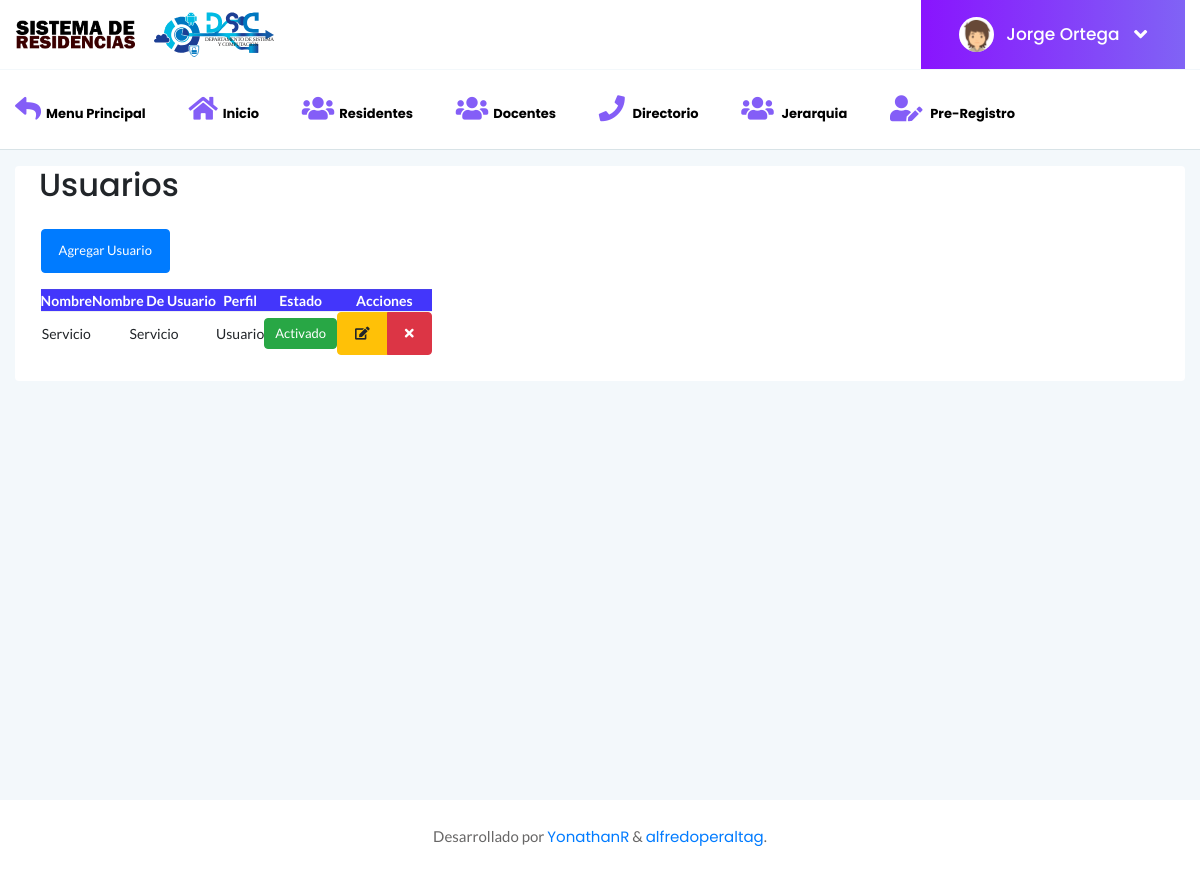
Page /SDR/Usuarios (signed in) on the earlier database version.
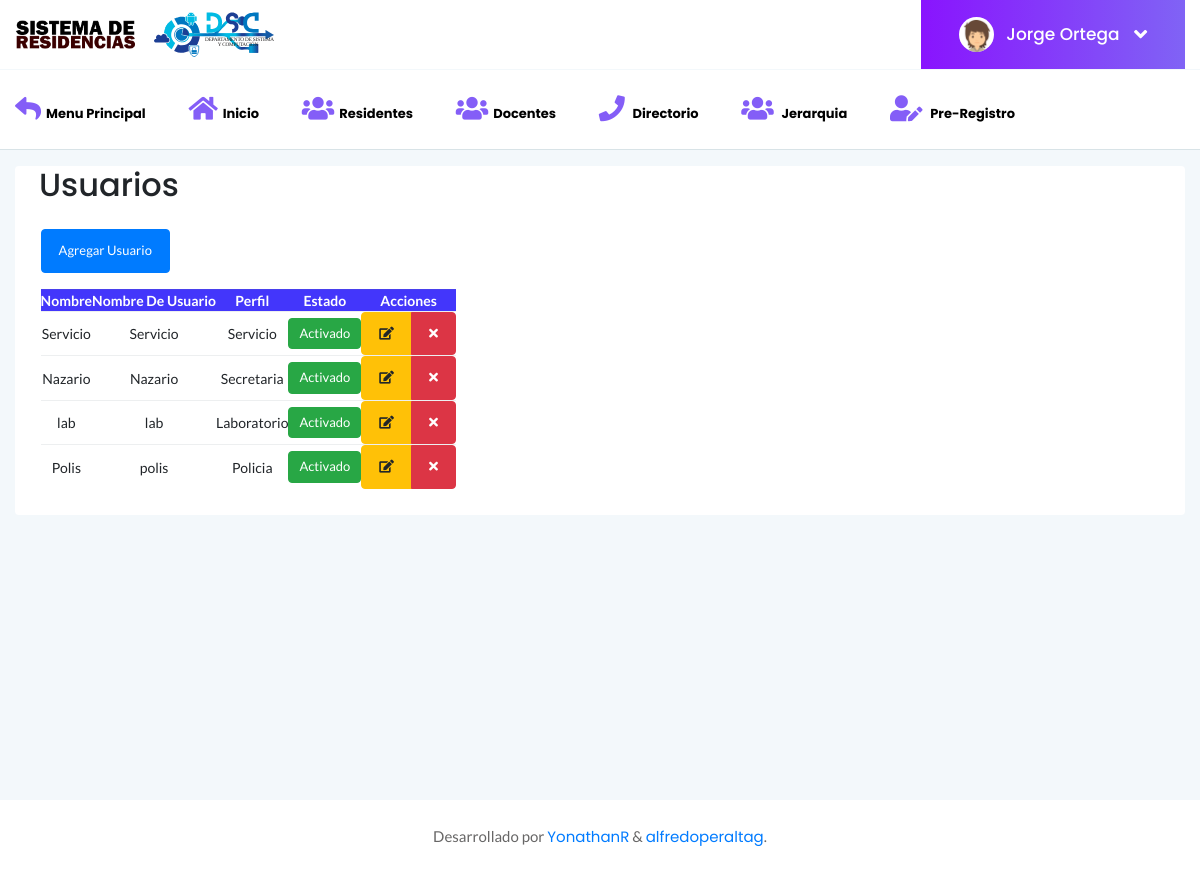
Same page on the later database version.
### tables this page shows
CREATE TABLE IF NOT EXISTS `usuarios` (
  `id` int(11) NOT NULL AUTO_INCREMENT,
  `nombre` mediumtext NOT NULL,
  `usuario` varchar(60) NOT NULL,
  `password` mediumtext NOT NULL,
  `perfil` mediumtext NOT NULL,
  `estado` int(11) unsigned NOT NULL DEFAULT '1',
  PRIMARY KEY (`id`),
  UNIQUE KEY `usuario_UNIQUE` (`usuario`)
);

### SDR/controladores/plantilla.controlador.php (called while the page is built)
<?php
class ControladorPlantilla{
	public function ctrPlantilla(){
		include "vistas/plantilla.php";
	}
}

### SDR/index.php (called while the page is built, shortened)
<?php
require_once "controladores/plantilla.controlador.php";
require_once "controladores/usuarios.controlador.php";
require_once "controladores/inicio.controlador.php";
require_once "modelos/usuarios.modelo.php";
$plantilla = new ControladorPlantilla();
$plantilla->ctrPlantilla();

### SDR/controladores/usuarios.controlador.php (called while the page is built, shortened)
<?php
class ControladorUsuarios
{
    public static function ctrMostrarUsuarios($item, $valor)
    {
        $tabla = "usuarios";
        $respuesta = ModeloUsuarios::MdlMostrarUsuarios($tabla, $item, $valor);
        return $respuesta;
    }
}

### SDR/modelos/conexion.php (called while the page is built)
<?php
class Conexion
{
	static public function conectar()
	{
		$link = new PDO("mysql:host=localhost;dbname=u297166837_cat","u297166837_dsc","DSCiti2021");
		$link->exec("set names utf8");
		return $link;
	}
}

### SDR/modelos/usuarios.modelo.php (called while the page is built, shortened)
<?php
require_once "conexion.php";
class ModeloUsuarios
{
	static public function MdlMostrarUsuarios($tabla, $item, $valor)
	{
		if ($item != null) {
			$stmt = Conexion::conectar()->prepare("SELECT * FROM $tabla WHERE $item = :$item");
			$stmt->bindParam(":" . $item, $valor, PDO::PARAM_STR);
			$stmt->execute();
			return $stmt->fetch();
		} else {
			$stmt = Conexion::conectar()->prepare("SELECT * FROM $tabla");
			$stmt->execute();
			return $stmt->fetchAll();
		}
	}
}

### SDR/vistas/modulos/Usuarios.php (the view, shortened to what this page needs)
<div class="col-12 mt-3">
    <div class="card">
        <h2 class="ml-4">Usuarios</h2>
        <div class="card-body">
            <button class="btn btn-primary mb-3" data-toggle="modal" data-target="#modalAgregarUsuario">Agregar Usuario</button>
            <div class="data-tables datatable-primary">
                <table class="text-center tablaES">
                    <thead class="text-capitalize">
                        <tr>
                            <th>Nombre</th>
                            <th>Nombre de Usuario</th>
                            <th>Perfil</th>
                            <th>Estado</th>
                            <th>Acciones</th>
                        </tr>
                    </thead>
                    <tbody>
                        <?php
                        $item = null;
                        $valor = null;
                        $usuarios = ControladorUsuarios::ctrMostrarUsuarios($item, $valor);
                        foreach ($usuarios as $key => $value) {
                            if ($_SESSION['usuario'] != $value["usuario"]) {
                                echo '<tr>
                                        <td>' . $value["nombre"] . '</td>
                                        <td>' . $value["usuario"] . '</td>
                                        <td>' . $value["perfil"] . '</td>';
                                if ($value["estado"] != 0) {
                                    echo '<td><button class="btn btn-success btn-xs btnActivar" idUsuario="' . $value["id"] . '" estadoUsuario="0">Activado</button></td>';
                                } else {
                                    echo '<td><button class="btn btn-danger btn-xs btnActivar" idUsuario="' . $value["id"] . '" estadoUsuario="1">Desactivado</button></td>';
                                }
                                echo '<td>
                                            <div class="btn-group">
                                                <button class="btn btn-warning btnEditarUsuario" idUsuario="' . $value["id"] . '" data-toggle="modal" data-target="#modalEditarUsuario"><i class="fa fa-edit"></i></button>
                                                <button class="btn btn-danger btnEliminarUsuario" idUsuario="' . $value["id"] . '"><i class="fa fa-times"></i></button>
                                            </div>
                                        </td>
                                    </tr>';
                            }
                        }
                        ?>
                    </tbody>
                </table>
            </div>
        </div>
    </div>
</div>
</div>

Differences in the rows shown:
changed usuarios "Servicio": perfil "Usuario" → "Servicio"
added usuarios: nombre "Nazario", usuario "Nazario", perfil "Secretaria"
added usuarios: nombre "lab", usuario "lab", perfil "Laboratorio"
added usuarios: nombre "Polis", usuario "polis", perfil "Policia"
